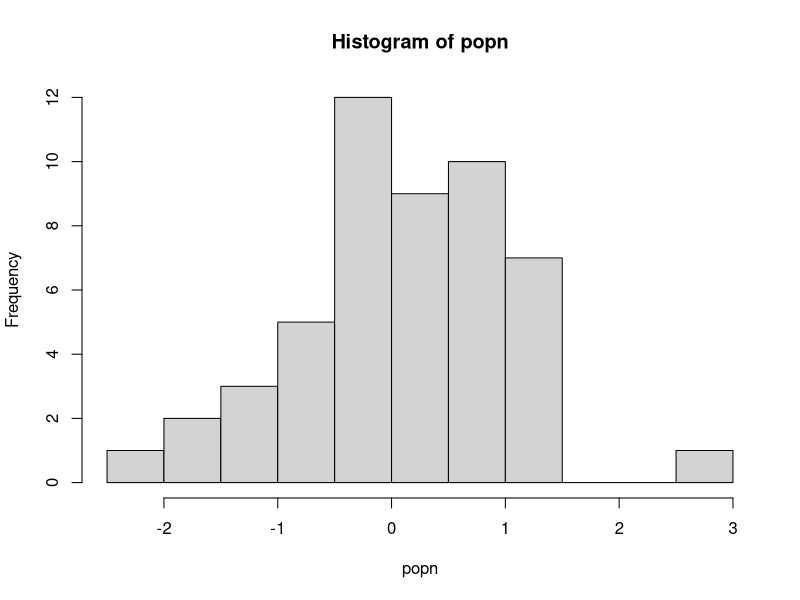

Recreate this plot in R. (Note: this script raises an error after producing the figure.)
# Author: Yewshen Lim (y.lim20@imperial.ac.uk)
# Script: browse.R
# Created: Oct 2020
#
# Script illustrates the use of try function to "catch" errors

rm(list = ls())

# this function runs a simulation that involves sampling from a synthetic
# population with replacement and takes its mean, but only if at least 30 unique
# samples are obtained
doit <- function(x) {
    temp_x <- sample(x, replace = TRUE)
    if(length(unique(temp_x)) > 30) { # only take mean if sample was sufficient
        print(paste("Mean of this sample was:", as.character(mean(temp_x))))
    }
    else { # else stop the script
        stop("Couldn't calculate mean: too few unique values!")
    }
}

# generate populations
popn <- rnorm(50)

# visualize popn
hist(popn)

# lapply to repeat sampling 15 times
lapply(1:15, function(i) doit(popn))

# now use try
result <- lapply(1:15, function(i) try(doit(popn), FALSE))

# errors are stored in the object result:
class(result)

# use loop to store results "manually"
result <- vector("list", 15) # Preallocate/Initialize
for(i in 1:15) {
    result[[i]] <- try(doit(popn), FALSE)
}

# checkout tryCatch() as an alternative to try()